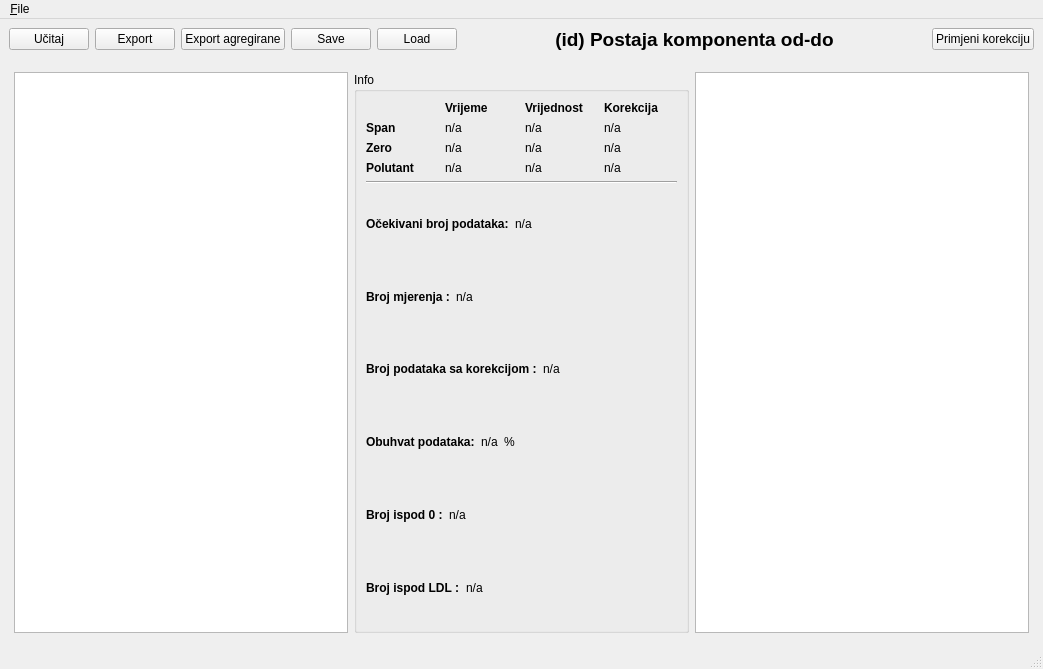
<?xml version="1.0" encoding="UTF-8"?>
<ui version="4.0">
 <class>MainWindow</class>
 <widget class="QMainWindow" name="MainWindow">
  <property name="geometry">
   <rect>
    <x>0</x>
    <y>0</y>
    <width>1043</width>
    <height>669</height>
   </rect>
  </property>
  <property name="windowTitle">
   <string>MainWindow</string>
  </property>
  <widget class="QWidget" name="centralwidget">
   <layout class="QVBoxLayout" name="verticalLayout">
    <item>
     <layout class="QHBoxLayout" name="horizontalLayout_3">
      <property name="topMargin">
       <number>0</number>
      </property>
      <property name="bottomMargin">
       <number>0</number>
      </property>
      <item>
       <widget class="QPushButton" name="buttonUcitaj">
        <property name="text">
         <string>Učitaj</string>
        </property>
       </widget>
      </item>
      <item>
       <widget class="QPushButton" name="buttonExport">
        <property name="text">
         <string>Export</string>
        </property>
       </widget>
      </item>
      <item>
       <widget class="QPushButton" name="buttonExportAgregirane">
        <property name="text">
         <string>Export agregirane</string>
        </property>
       </widget>
      </item>
      <item>
       <widget class="QPushButton" name="buttonSerialize">
        <property name="text">
         <string>Save</string>
        </property>
       </widget>
      </item>
      <item>
       <widget class="QPushButton" name="buttonUnserialize">
        <property name="text">
         <string>Load</string>
        </property>
       </widget>
      </item>
      <item>
       <widget class="QLabel" name="labelOpisGrafa">
        <property name="sizePolicy">
         <sizepolicy hsizetype="MinimumExpanding" vsizetype="Preferred">
          <horstretch>0</horstretch>
          <verstretch>0</verstretch>
         </sizepolicy>
        </property>
        <property name="font">
         <font>
          <pointsize>14</pointsize>
          <weight>75</weight>
          <bold>true</bold>
         </font>
        </property>
        <property name="text">
         <string>(id) Postaja komponenta od-do</string>
        </property>
        <property name="alignment">
         <set>Qt::AlignCenter</set>
        </property>
       </widget>
      </item>
      <item>
       <widget class="QPushButton" name="buttonPrimjeniKorekciju">
        <property name="text">
         <string>Primjeni korekciju</string>
        </property>
       </widget>
      </item>
     </layout>
    </item>
    <item>
     <layout class="QVBoxLayout" name="grafLayout">
      <property name="margin">
       <number>5</number>
      </property>
     </layout>
    </item>
    <item>
     <layout class="QHBoxLayout" name="dataDisplayLayout">
      <property name="margin">
       <number>5</number>
      </property>
      <item>
       <widget class="QTableView" name="dataDisplay">
        <property name="selectionMode">
         <enum>QAbstractItemView::SingleSelection</enum>
        </property>
        <property name="selectionBehavior">
         <enum>QAbstractItemView::SelectRows</enum>
        </property>
       </widget>
      </item>
      <item>
       <widget class="QGroupBox" name="groupBox">
        <property name="title">
         <string>Info</string>
        </property>
        <layout class="QVBoxLayout" name="verticalLayout_2">
         <item>
          <layout class="QGridLayout" name="gridLayout">
           <item row="1" column="0">
            <widget class="QLabel" name="label_6">
             <property name="font">
              <font>
               <weight>75</weight>
               <bold>true</bold>
              </font>
             </property>
             <property name="text">
              <string>Span</string>
             </property>
            </widget>
           </item>
           <item row="3" column="0">
            <widget class="QLabel" name="label_8">
             <property name="font">
              <font>
               <weight>75</weight>
               <bold>true</bold>
              </font>
             </property>
             <property name="text">
              <string>Polutant</string>
             </property>
            </widget>
           </item>
           <item row="1" column="1">
            <widget class="QLabel" name="spanTimeLabel">
             <property name="text">
              <string>n/a</string>
             </property>
            </widget>
           </item>
           <item row="2" column="0">
            <widget class="QLabel" name="label_7">
             <property name="font">
              <font>
               <weight>75</weight>
               <bold>true</bold>
              </font>
             </property>
             <property name="text">
              <string>Zero</string>
             </property>
            </widget>
           </item>
           <item row="2" column="1">
            <widget class="QLabel" name="zeroTimeLabel">
             <property name="text">
              <string>n/a</string>
             </property>
            </widget>
           </item>
           <item row="3" column="1">
            <widget class="QLabel" name="koncTimeLabel">
             <property name="text">
              <string>n/a</string>
             </property>
            </widget>
           </item>
           <item row="1" column="2">
            <widget class="QLabel" name="spanValLabel">
             <property name="text">
              <string>n/a</string>
             </property>
            </widget>
           </item>
           <item row="2" column="2">
            <widget class="QLabel" name="zeroValLabel">
             <property name="text">
              <string>n/a</string>
             </property>
            </widget>
           </item>
           <item row="3" column="2">
            <widget class="QLabel" name="koncValLabel">
             <property name="text">
              <string>n/a</string>
             </property>
            </widget>
           </item>
           <item row="0" column="1">
            <widget class="QLabel" name="label_15">
             <property name="font">
              <font>
               <weight>75</weight>
               <bold>true</bold>
              </font>
             </property>
             <property name="text">
              <string>Vrijeme</string>
             </property>
            </widget>
           </item>
           <item row="0" column="2">
            <widget class="QLabel" name="label_16">
             <property name="font">
              <font>
               <weight>75</weight>
               <bold>true</bold>
              </font>
             </property>
             <property name="text">
              <string>Vrijednost</string>
             </property>
            </widget>
           </item>
           <item row="0" column="3">
            <widget class="QLabel" name="label_9">
             <property name="font">
              <font>
               <weight>75</weight>
               <bold>true</bold>
              </font>
             </property>
             <property name="text">
              <string>Korekcija</string>
             </property>
            </widget>
           </item>
           <item row="1" column="3">
            <widget class="QLabel" name="spanKorLabel">
             <property name="text">
              <string>n/a</string>
             </property>
            </widget>
           </item>
           <item row="2" column="3">
            <widget class="QLabel" name="zeroKorLabel">
             <property name="text">
              <string>n/a</string>
             </property>
            </widget>
           </item>
           <item row="3" column="3">
            <widget class="QLabel" name="koncKorLabel">
             <property name="text">
              <string>n/a</string>
             </property>
            </widget>
           </item>
          </layout>
         </item>
         <item>
          <widget class="Line" name="line">
           <property name="orientation">
            <enum>Qt::Horizontal</enum>
           </property>
          </widget>
         </item>
         <item>
          <layout class="QHBoxLayout" name="horizontalLayout_2">
           <item>
            <widget class="QLabel" name="label_3">
             <property name="font">
              <font>
               <weight>75</weight>
               <bold>true</bold>
              </font>
             </property>
             <property name="text">
              <string>Očekivani broj podataka:</string>
             </property>
            </widget>
           </item>
           <item>
            <widget class="QLabel" name="ocekivanoLabel">
             <property name="text">
              <string>n/a</string>
             </property>
            </widget>
           </item>
           <item>
            <spacer name="horizontalSpacer">
             <property name="orientation">
              <enum>Qt::Horizontal</enum>
             </property>
             <property name="sizeHint" stdset="0">
              <size>
               <width>40</width>
               <height>20</height>
              </size>
             </property>
            </spacer>
           </item>
          </layout>
         </item>
         <item>
          <layout class="QHBoxLayout" name="horizontalLayout_4">
           <property name="margin">
            <number>0</number>
           </property>
           <item>
            <widget class="QLabel" name="label_2">
             <property name="font">
              <font>
               <weight>75</weight>
               <bold>true</bold>
              </font>
             </property>
             <property name="text">
              <string>Broj mjerenja :</string>
             </property>
            </widget>
           </item>
           <item>
            <widget class="QLabel" name="mjerenjaLabel">
             <property name="text">
              <string>n/a</string>
             </property>
            </widget>
           </item>
           <item>
            <spacer name="horizontalSpacer_3">
             <property name="orientation">
              <enum>Qt::Horizontal</enum>
             </property>
             <property name="sizeHint" stdset="0">
              <size>
               <width>40</width>
               <height>20</height>
              </size>
             </property>
            </spacer>
           </item>
          </layout>
         </item>
         <item>
          <layout class="QHBoxLayout" name="horizontalLayout_5">
           <property name="margin">
            <number>0</number>
           </property>
           <item>
            <widget class="QLabel" name="label_4">
             <property name="font">
              <font>
               <weight>75</weight>
               <bold>true</bold>
              </font>
             </property>
             <property name="text">
              <string>Broj podataka sa korekcijom :</string>
             </property>
            </widget>
           </item>
           <item>
            <widget class="QLabel" name="korekcijaLabel">
             <property name="text">
              <string>n/a</string>
             </property>
            </widget>
           </item>
           <item>
            <spacer name="horizontalSpacer_8">
             <property name="orientation">
              <enum>Qt::Horizontal</enum>
             </property>
             <property name="sizeHint" stdset="0">
              <size>
               <width>40</width>
               <height>20</height>
              </size>
             </property>
            </spacer>
           </item>
          </layout>
         </item>
         <item>
          <layout class="QHBoxLayout" name="horizontalLayout">
           <item>
            <widget class="QLabel" name="label">
             <property name="font">
              <font>
               <weight>75</weight>
               <bold>true</bold>
              </font>
             </property>
             <property name="text">
              <string>Obuhvat podataka:</string>
             </property>
            </widget>
           </item>
           <item>
            <widget class="QLabel" name="obuhvatLabel">
             <property name="text">
              <string>n/a</string>
             </property>
            </widget>
           </item>
           <item>
            <widget class="QLabel" name="label_5">
             <property name="text">
              <string>%</string>
             </property>
            </widget>
           </item>
           <item>
            <spacer name="horizontalSpacer_2">
             <property name="orientation">
              <enum>Qt::Horizontal</enum>
             </property>
             <property name="sizeHint" stdset="0">
              <size>
               <width>40</width>
               <height>20</height>
              </size>
             </property>
            </spacer>
           </item>
          </layout>
         </item>
         <item>
          <layout class="QHBoxLayout" name="horizontalLayout_6">
           <item>
            <widget class="QLabel" name="label_17">
             <property name="font">
              <font>
               <weight>75</weight>
               <bold>true</bold>
              </font>
             </property>
             <property name="text">
              <string>Broj ispod 0 :</string>
             </property>
            </widget>
           </item>
           <item>
            <widget class="QLabel" name="ispodNulaLabel">
             <property name="text">
              <string>n/a</string>
             </property>
            </widget>
           </item>
           <item>
            <spacer name="horizontalSpacer_4">
             <property name="orientation">
              <enum>Qt::Horizontal</enum>
             </property>
             <property name="sizeHint" stdset="0">
              <size>
               <width>40</width>
               <height>20</height>
              </size>
             </property>
            </spacer>
           </item>
          </layout>
         </item>
         <item>
          <layout class="QHBoxLayout" name="horizontalLayout_7">
           <item>
            <widget class="QLabel" name="label_19">
             <property name="font">
              <font>
               <weight>75</weight>
               <bold>true</bold>
              </font>
             </property>
             <property name="text">
              <string>Broj ispod LDL :</string>
             </property>
            </widget>
           </item>
           <item>
            <widget class="QLabel" name="ispodLDLLabel">
             <property name="text">
              <string>n/a</string>
             </property>
            </widget>
           </item>
           <item>
            <spacer name="horizontalSpacer_5">
             <property name="orientation">
              <enum>Qt::Horizontal</enum>
             </property>
             <property name="sizeHint" stdset="0">
              <size>
               <width>40</width>
               <height>20</height>
              </size>
             </property>
            </spacer>
           </item>
          </layout>
         </item>
        </layout>
       </widget>
      </item>
      <item>
       <widget class="KorekcijaTablica" name="korekcijaDisplay">
        <property name="contextMenuPolicy">
         <enum>Qt::DefaultContextMenu</enum>
        </property>
        <property name="selectionMode">
         <enum>QAbstractItemView::SingleSelection</enum>
        </property>
        <property name="selectionBehavior">
         <enum>QAbstractItemView::SelectItems</enum>
        </property>
       </widget>
      </item>
     </layout>
    </item>
   </layout>
  </widget>
  <widget class="QMenuBar" name="menubar">
   <property name="geometry">
    <rect>
     <x>0</x>
     <y>0</y>
     <width>1043</width>
     <height>20</height>
    </rect>
   </property>
   <widget class="QMenu" name="menu_File">
    <property name="title">
     <string>&amp;File</string>
    </property>
    <addaction name="action_quit"/>
   </widget>
   <addaction name="menu_File"/>
  </widget>
  <widget class="QStatusBar" name="statusbar"/>
  <action name="action_ucitaj">
   <property name="text">
    <string>&amp;Ucitaj</string>
   </property>
  </action>
  <action name="action_quit">
   <property name="text">
    <string>&amp;Quit</string>
   </property>
  </action>
  <action name="action_export">
   <property name="text">
    <string>&amp;Export</string>
   </property>
  </action>
  <action name="action_login">
   <property name="text">
    <string>&amp;Login</string>
   </property>
  </action>
  <action name="action_logout">
   <property name="text">
    <string>&amp;Logout</string>
   </property>
  </action>
 </widget>
 <customwidgets>
  <customwidget>
   <class>KorekcijaTablica</class>
   <extends>QTableView</extends>
   <header>app/view/korekcija_tablica.h</header>
  </customwidget>
 </customwidgets>
 <resources/>
 <connections/>
</ui>
